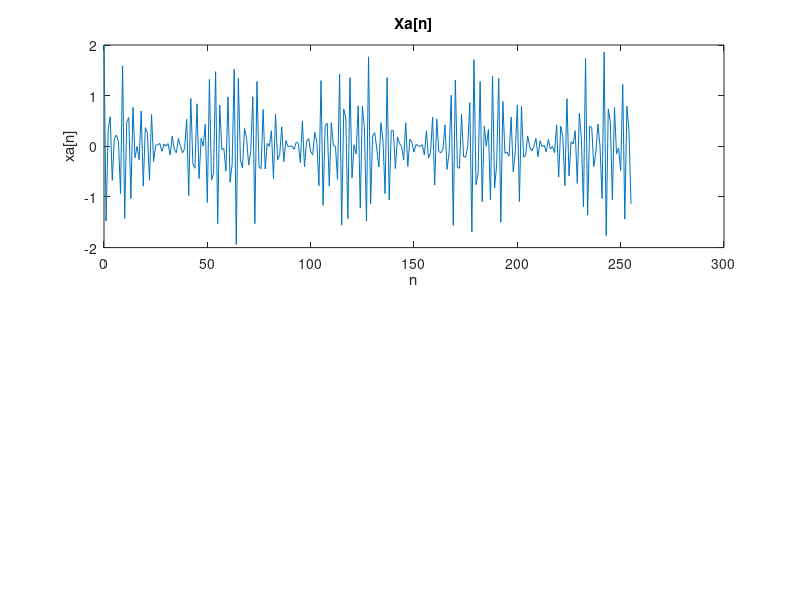
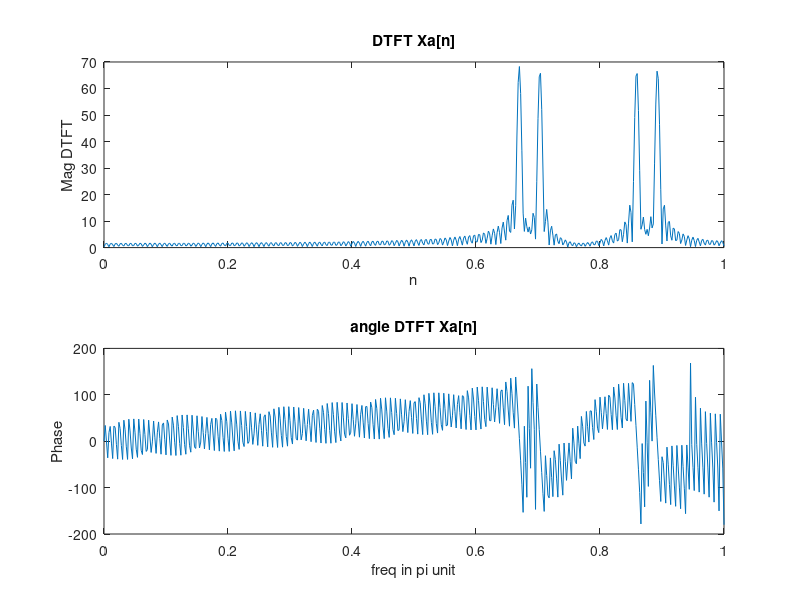

Recreate these plots in MATLAB, in order.
clear all
close all
f1=1/18;
f2=5/128;
fc=50/128;
n=0:1:255;
k=0:500;
w=(pi/500)*k;
%tarif motagheyer

xn=cos(2*pi*f1*n)+cos(2*pi*f2*n);
xc=cos(2*pi*fc*n);
xa=xn.*cos(2*pi*fc*n);
dtftxa = xa * (exp(-1i*pi/500)) .^ (n'*k);
figure;subplot(211);plot(n,xa);title('Xa[n]');xlabel('n');ylabel('xa[n]');


figure;subplot(211);plot(w/pi,abs(dtftxa));title('DTFT Xa[n]');xlabel('n');ylabel('Mag DTFT');
subplot(212);plot(k/500,angle(dtftxa)*180/pi);title('angle DTFT Xa[n]');xlabel('freq in pi unit');ylabel('Phase');
